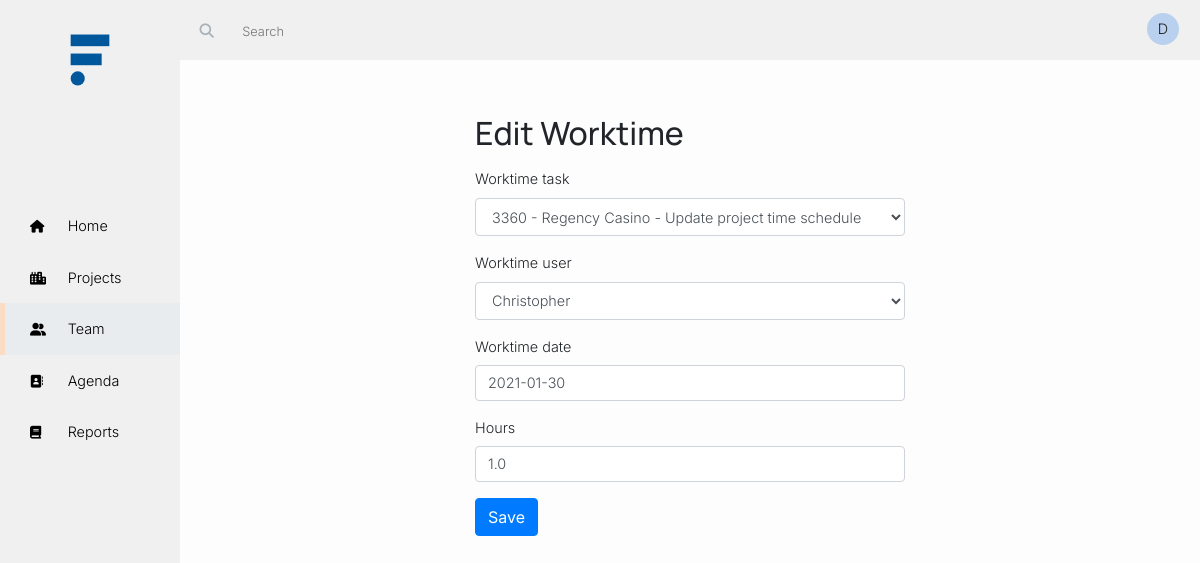
/team/edit_worktime_user/1/, run on the app's committed database.
### team/models.py (models this page shows, shortened)
class Worktime(models.Model):
    worktime_task = models.ForeignKey(Task,related_name='task_time',on_delete=models.CASCADE)
    worktime_user = models.ForeignKey(User,related_name='user_time',on_delete=models.CASCADE)
    worktime_date = models.DateField(unique=False, default=datetime.date.today)
    worktime_hour = models.FloatField(unique=False, verbose_name='Hours')
    class Meta:
        ordering = ['-worktime_date']

### team/views.py (the view, shortened to what this page needs)
# urls.py: path('edit_worktime_user/<int:pk>/', views.edit_worktime_user.as_view(), name='edit_worktime_user'),
class edit_worktime_user(LoginRequiredMixin,generic.UpdateView):
    model = Worktime
    fields = '__all__'
    def get_form(self):
        form = super().get_form()
        form.fields['worktime_date'].widget = DatePickerInput(format='%d/%m/%Y')
        return form
    def get_context_data(self, **kwargs):
        context = super().get_context_data(**kwargs)
        context["task_user"] = self.request.user
        return context
    template_name = 'team/edit_worktime_user.html'

### ProjectManagement/context_processors.py (called while the page is built)
def user_colors(request):
    if request.user.is_authenticated:
        R_name_length = len(str(request.user))*40%255
        G_date_joined = int(str(request.user.date_joined)[14:16])*40%255
        B_date_joined = int(str(request.user.date_joined)[17:19])*40%255
    else:
        R_name_length = 0
        G_date_joined = 0
        B_date_joined = 0
    return {
        'R_name_length': R_name_length,
        'G_date_joined': G_date_joined,
        'B_date_joined': B_date_joined,
    }

### projects/models.py (called while the page is built)
    def __str__(self):
        return '{0} - {1}'.format(self.project_number, self.project_name)

### team/models.py (called while the page is built)
    def __str__(self):
        return '{0} - {1}'.format(self.task_project, self.task_description)

### team/templates/team/edit_worktime_user.html (shortened to what this page needs)
{% extends 'base.html' %}
{% load bootstrap4 %}
{% block body %}
<div class="container">
  <div class="row align-items-center justify-content-around mt-4">
    <div class="col-12 col-md-8 col-lg-6">
      <h2>Edit Worktime</h2>
      <form method="POST" action="{% url 'team:edit_worktime_user' worktime.pk %}" id="taskForm">
        {% bootstrap_form form %}
        <button type="submit" class="btn btn-primary btn-large">Save</button>
      </form>
    </div>
  </div>
</div>
{% endblock %}

### templates/base.html (shortened to what this page needs)
<!DOCTYPE html>
{% load bootstrap4 %}
{% url 'index' as start %}
{% url 'projects:project_categories_list' as projects %}
{% url 'subcontractors:contact_list' as subcontractors %}
{% url 'team:users_list' as team %}
{% url 'reports:reports_list' as reports %}
{% url 'login' as login %}
{% load static %}
<html lang="en">
<head>
  {% include "css_links.html" %}
</head>
<body>
  <div class="sideBar">
    <div id="logo">
      <a href="{% url 'index' %}">
        <img id="logo" src="{% static '/css/img/Logo.svg' %}" alt="logo" />
      </a>
    </div>
    <nav>
      <a class="nav-link {% if request.path == start %} active {% elif '/search/' in request.path %} active {% endif %}" href="{% url 'index' %}">
        <i class="fas fa-home"></i>
        Home
      </a>
      <a class="nav-link {% if '/projects/' in request.path %} active {% endif %}" href="{% url 'projects:project_categories_list' %}">
        <i class="fas fa-city"></i>
        Projects
      </a>
      <a class="nav-link {% if '/team/' in request.path %} active {% elif '/accounts/' in request.path %} active {% endif %}" href="{% url 'team:users_list' %}">
        <i class="fas fa-user-friends"></i>
        Team
      </a>
      <a class="nav-link {% if '/subcontractors/' in request.path %} active {% endif %}" href="{% url 'subcontractors:contact_list' %}">
        <i class="fas fa-address-book"></i>
        Agenda
      </a>
      <a class="nav-link {% if '/reports/' in request.path %} active {% endif %}" href="{% url 'reports:reports_list' %}">
        <i class="fas fa-book"></i>
        Reports
      </a>
      </nav>
  </div>
  <header>
    <div class="nav-tools">
      {% if user.is_authenticated %}
      <div class="searchBar">
        <form action="{% url 'projectsearch' %}" method="get" accept-charset="utf-8">
          <button type="submit">
            <i class="fas fa-search"></i>
          </button>
          <input type="text" id='searchInput' name="q" placeholder="Search">
        </form>
      </div>
      <div class="dropdown">
        <span class="nav-link pl-0" id="dropdownMenuButton2" data-toggle="dropdown">
          <div class="user-circle" style="background-color:rgba{{ user.profile.user_color }};">
            <span class="black initials" style="cursor:default">
              {{ user.username|first|title }}
            </span>
          </div>
        </span>
      </div>
    {% else %}
    <div class="user-area">
      <a href="{% url 'login' %}" class="nav-link login" href="#" role="button" aria-haspopup="true" aria-expanded="false">
        Login
      </a>
    </div>
    {% endif %}
  </div>
</header>
<div id="page-content-wrapper">
  <div class="content">
    {% block body %}
    {% endblock %}
  </div>
</div>
{% include "scripts_links.html" %}
</body>
</html>

### static/css/master.css (style rules this page uses)
:root { --blue: #01579b; --lightblue: #ccddeb; --darkblue: #013C69; --orange: #EB7311; --lightorange: #fbddc5; --darkorange: #fbddc5; --accent: #fbddc5; --borderRadius: 10px; --border: 0.5px solid lightgrey; --mainFont: 'Manrope', sans-serif; --secondaryFont: 'Inter', sans-serif; }
* { box-sizing: border-box; }
a { color: var(--darkblue); }
body { font-family: var(--secondaryFont); background: #FDFDFD; font-size: 0.9rem; }
body h1, h2, h3, h4, h5, h6 { font-family: var(--mainFont); font-weight: 500; }
.sideBar { background: #F0F0F0; height: 100%; width: 180px; position: fixed; padding-top: 0px; top: 0; left: 0; overflow: auto; }
.sideBar img { width: 100px; padding-top: 10px; }
.sideBar nav { padding-top: 120px; }
.sideBar a { display: block; color: black; text-decoration: none; padding: 15px 30px; font-weight: 300; transition: all 0.1s ease-in-out; }
.sideBar a.active { background: #E9ECEF; border-left: 5px solid var(--accent); padding: 15px 30px 15px 25px; }
.sideBar a .fas { color: black; font-size: .8rem; margin-right: .8rem; display: inline-block; width: 1.3rem; position: relative; top: 0px; }
#logo { height: 80px; display:block; margin: 0px auto; }
header { z-index: 100; margin-left: 180px; padding: 5px; background: #F0F0F0; position: fixed; top: 0; width: -moz-calc(100% - 180px); width: -webkit-calc(100% - 180px); width: -o-calc(100% - 180px); width: calc(100% - 180px); }
header .nav-tools { height: 50px; }
header .searchBar { display: inline-block; padding: 5px 5px 5px 0px; }
header .searchBar input { background: #F0F0F0; border: none; border-radius: 8px; font-size: .8rem; color: #000000; padding: 10px; font-weight: 300; width: 380px; }
header .searchBar .fas { color: #aab2b8; padding: 1em 1em 1em 1em; }
:root { --avatar-size: 2rem; }
header .dropdown { float: right; display: inline-block; }
.user-circle { display: inline-block; border-radius: 50%; height: var(--avatar-size); text-align: center; width: var(--avatar-size); font-weight: 300; }
.initials { font-size: .9rem; line-height: .2rem; position: relative; top: calc(var(--avatar-size) / 7); }
#page-content-wrapper { margin-left: 180px; padding-top: 50px; }
.content { padding: 40px; }
.form-group label { font-size: 0.9rem; font-weight: normal; font-weight: 300; }
.form-group select { font-size: 0.9rem; font-weight: normal; font-weight: 300; }
.form-group input { font-size: 0.9rem; font-weight: normal; font-weight: 300; }

### static/css/content-area.css (style rules this page uses)
* { margin: 0px; padding: 0px; box-sizing: border-box; }
body, html { height: 100vh; }
.content { margin: 0px auto; }
.content:after, .row:after { display: table; clear: both; }
button { background: transparent; box-shadow: 0px 0px 0px transparent; border: 0px solid transparent; text-shadow: 0px 0px 0px transparent; }
.black { color: #1F1F1F; }
.form-control { font-size: .9rem; font-weight: 300; }
@media (min-width: 1200px) { .container { max-width: 920px; } }

### data on the page
Worktime: worktime_task "3360 - Regency Casino - Update project time schedule", worktime_user "Christopher", worktime_date "2021-01-30", worktime_hour "1.0"

### other printed values
{{ user.username|first|title }} "D"
